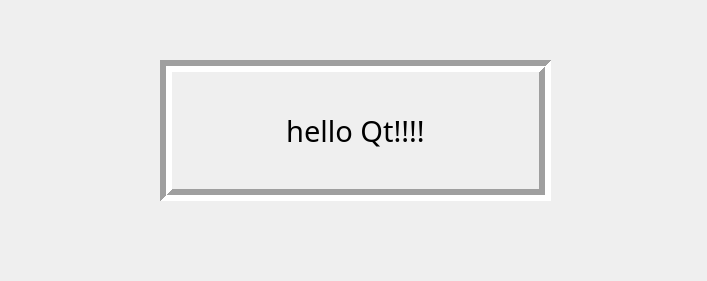
<?xml version="1.0" encoding="UTF-8"?>
<ui version="4.0">
 <class>Hello</class>
 <widget class="QWidget" name="Hello">
  <property name="geometry">
   <rect>
    <x>0</x>
    <y>0</y>
    <width>707</width>
    <height>281</height>
   </rect>
  </property>
  <property name="windowTitle">
   <string>Hello</string>
  </property>
  <widget class="QLabel" name="label">
   <property name="geometry">
    <rect>
     <x>160</x>
     <y>60</y>
     <width>391</width>
     <height>141</height>
    </rect>
   </property>
   <property name="font">
    <font>
     <family>Baskerville Old Face</family>
     <pointsize>22</pointsize>
    </font>
   </property>
   <property name="frameShape">
    <enum>QFrame::Box</enum>
   </property>
   <property name="frameShadow">
    <enum>QFrame::Sunken</enum>
   </property>
   <property name="lineWidth">
    <number>6</number>
   </property>
   <property name="text">
    <string>hello Qt!!!!</string>
   </property>
   <property name="alignment">
    <set>Qt::AlignCenter</set>
   </property>
  </widget>
 </widget>
 <layoutdefault spacing="6" margin="11"/>
 <resources/>
 <connections/>
</ui>
